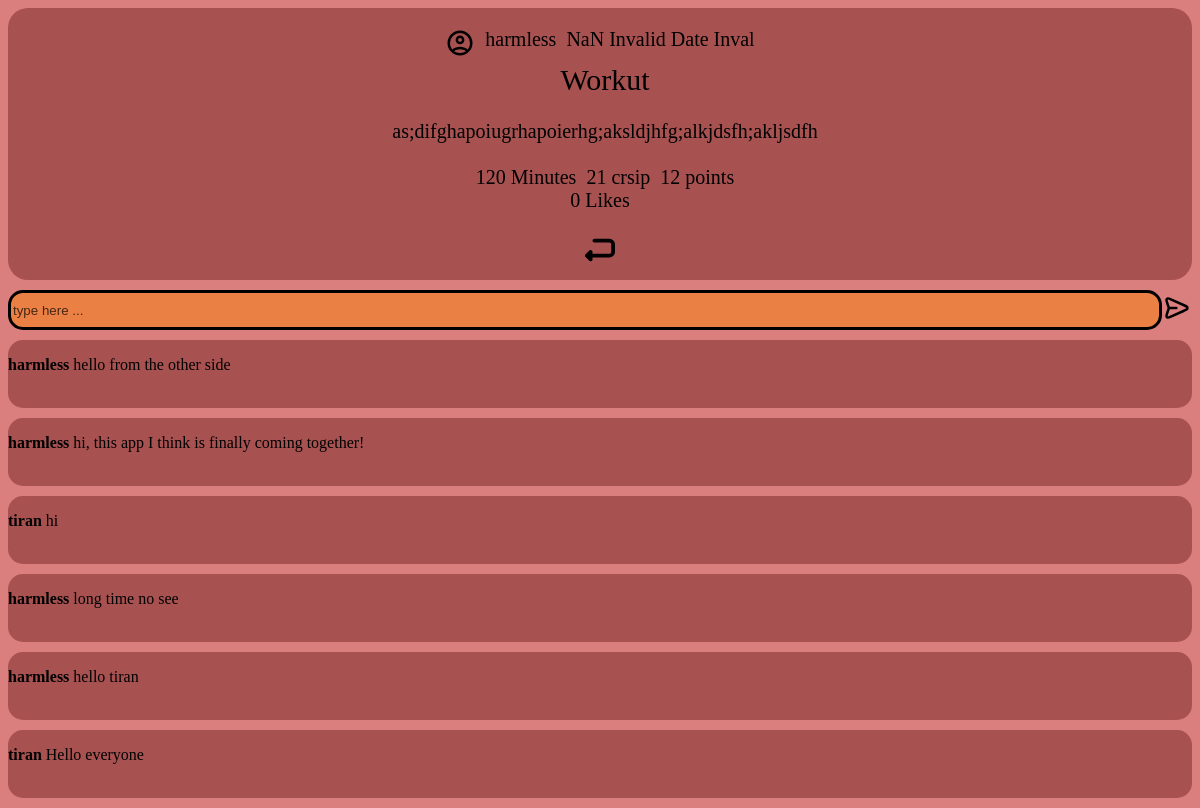
Page /chat/1 (signed in) on the committed database.
### tables this page shows
CREATE TABLE USERS (ID INTEGER PRIMARY KEY AUTOINCREMENT NOT NULL, firstname TEXT, lastname TEXT, username TEXT, email TEXT, age INT, profile_pic IMAGE, date_joined DATE, password HASH);

CREATE TABLE CARDS (ID INTEGER PRIMARY KEY AUTOINCREMENT NOT NULL, title TEXT, description TEXT, userID INT, start DATETIME, duration INT, points, INT, picture IMAGE, address TEXT);

CREATE TABLE CARD_RESPONSES
                     (ID INTEGER PRIMARY KEY AUTOINCREMENT NOT NULL,
                     comment TEXT,
                     like INT,
                     cardID INT,
                     userID INT);

### app/main.py (the view)
@main.route("/chat/<int:cardID>") # whatever int comes after "chat/" gets passed in
@login_required
def card_chat(cardID):
    return render_template("chat.html", item = db.main.Cards().get_card_by_id(cardID),
                           chats=db.main.Card_responses().get_chats(cardID), username=db.main.Users().get_username_by_card_id(cardID))

### app/__init__.py (called while the page is built)
@login_manager.user_loader
def load_user(user_id):
    return get_user_by_id(user_id)

### app/auth.py (called while the page is built)
def get_user_by_id(user_id):
    conn = sqlite3.connect('main.db')
    cursor = conn.cursor()
    cursor.execute("SELECT * FROM users WHERE id = ?", (user_id,))
    user = cursor.fetchone()
    conn.close()
    if user:
        return User(user[0], user[1], user[2], user[3], user[4], user[5], user[6], user[7], user[8])
    return None

### db/main.py (called while the page is built)
def create_dict(cursor, row):
    d = {}
    for idx,col in enumerate(cursor.description):
        d[col[0]] = row[idx]
    return d

    def get_username_by_card_id(self, cardID):
        username = self.conn.execute('''SELECT username FROM Cards
                                INNER JOIN Users ON Users.ID = Cards.userID
                                WHERE Cards.ID = ?''', [cardID])
        return username.fetchone()['username']

    def get_card_by_id(self, cardID):
        card = self.conn.execute('''SELECT * FROM Cards
                                 WHERE ID = ?;''', [cardID])
        data = card.fetchone()
        data['likes'] = Card_responses().get_likes(cardID)
        return data

    def get_chats(self, cardID): # checks if there is actually a comment before returning it
        chats = self.conn.execute('''SELECT comment, username, Users.ID FROM Card_responses
                        INNER JOIN Users ON Users.ID = Card_responses.userID
                        WHERE Card_responses.comment is not NULL
                        AND Card_responses.cardID = ?''', [cardID])
        return chats.fetchall()[::-1] # sorts the chats from the oldest to newest

    def get_likes(self, cardID):
        likes = self.conn.execute('''SELECT username, Users.ID FROM Card_responses
                        INNER JOIN Users ON Users.ID = Card_responses.userID
                        WHERE Card_responses.comment is NULL
                        AND Card_responses.cardID = ?''', [cardID]).fetchall()
        return len(likes)

### app/templates/chat.html (shortened to what this page needs)
<!DOCTYPE html>
<html lang="en">
<head>
    <link rel="stylesheet" href="../static/card.css">
    <link rel="stylesheet" href="../static/sidebar.css">
    <link rel="stylesheet" href="../static/chat.css">
</head>
<body>
    {% from "macros.html" import card with context%}
    {% macro chat(comment, username, ID) %}
    <div class="chat-box">
        <div class="chat-row">
            <div class="user"><p><strong>{{ username }}</strong>  {{ comment }}</p></div>
        </div>
    </div>
    {%endmacro%}
    {{card("../static/images/icon.svg", username, item['start'], item['title'], item['description'], item['duration'], item['address'], item['points'], item['likes'], item['IDD'], item['uID'])}}
    <form method="post">
        <div class="send-chat">
            <input type="textbox" name="chat" placeholder="type here ...">
            <button type="submit"><img src="../static/images/send.svg" alt="send"></button>
        </div>
    </form>
    {% for i in chats %}
        {{chat(i['comment'], i['username'], i['ID'])}}
    {% endfor %}
</body>
</html>

### app/templates/macros.html (shortened to what this page needs)
{% macro card(icon, username, date, title, desc, duration, location, intensity, likes, id, uID, num=0) %}
        <div class="card">
            <div class="row-one">
                <div class="card-icon click{{uID}}"><img src="{{icon}}" alt="img" class="icon"></div>
                <div class="username click{{uID}}">{{ username }}</div>
                <div class="date" id="date{{num}}">{{ date }}</div>
            </div>
            <div class="title">{{ title }}</div>
            <br>
            <div class="desc">{{ desc }}</div>
            <br>
             <div class="row-four">
                <div class="duration">{{duration}} Minutes</div>
                <div class="location">{{location}}</div>
                <div class="intensity">{{intensity}} points</div>
             </div>
            <div class="likes" id="likes{{num}}">{{likes}} Likes</div>
            <br>
            <div class="return-icon">
                <div class="return"><img src="../static/images/return.svg" onclick="location.href='{{url_for('main.index')}}'" alt="" class="icon"></div>
            </div>
        </div>
    {% endmacro %}

### app/static/card.css (style rules this page uses)
.card { border-radius: 20px; background-color: #A85151; width: 100%; margin-bottom: 10px; padding-top: 10px; display: flex; flex-direction: column; align-items: center; justify-content: baseline; text-align: center; flex-wrap: wrap; font-size: 20px; }
.row-one { padding-top: 10px; }
.icon { object-fit: contain; width: 30px; margin: 0 auto; }
.username, .date, .title, .desc, .duration, .location, .intensity, .thumb, .chat, .share { margin: 0; padding-left: 10px; text-align: center; }
.desc { max-width: 90%; overflow-wrap: break-word; flex: 1; }
.title { font-size: 30px; }
.return-icon { display: none; }

### app/static/sidebar.css (style rules this page uses)
body { background-color: #DA7E7E; }
div { float: left; }

### app/static/chat.css (style rules this page uses)
.user { max-width: 90%; overflow-wrap: break-word; flex: 1; }
.send-chat { width: 100%; float: left; display: flex; flex-direction: row; }
input { box-sizing: border-box; height: 40px; border: 3.4px solid black; border-radius: 15px; background-color: #EA8044; margin-bottom: 10px; flex: 1; outline: none; }
img { object-fit: contain; width: 30px; margin-bottom: 10px; }
button { all: unset; }
input::placeholder { color: black; font-size: 100%; text-align: left; opacity: 70%; }
.chat-box { border-radius: 15px; background-color: #A85151; width: 100%; display: flex; flex-direction: column; flex-wrap: wrap; margin-bottom: 10px; }
.return-icon { display: initial; padding-bottom: 10px; }

### rows in the picture
USERS: username "harmless"
CARDS: title "Workut", description "as;difghapoiugrhapoierhg;aksldjhfg;alkjdsfh;akljsdfh", address "21 crsip"
CARD_RESPONSES: comment "hello from the other side"
CARD_RESPONSES: comment "hi, this app I think is finally coming together!"
CARD_RESPONSES: comment "hi"
USERS: username "tiran"
CARD_RESPONSES: comment "long time no see"
CARD_RESPONSES: comment "hello tiran"
CARD_RESPONSES: comment "Hello everyone"

### other values in the picture
{{ duration }} "120"
{{ intensity }} "12"
{{ likes }} "0"
